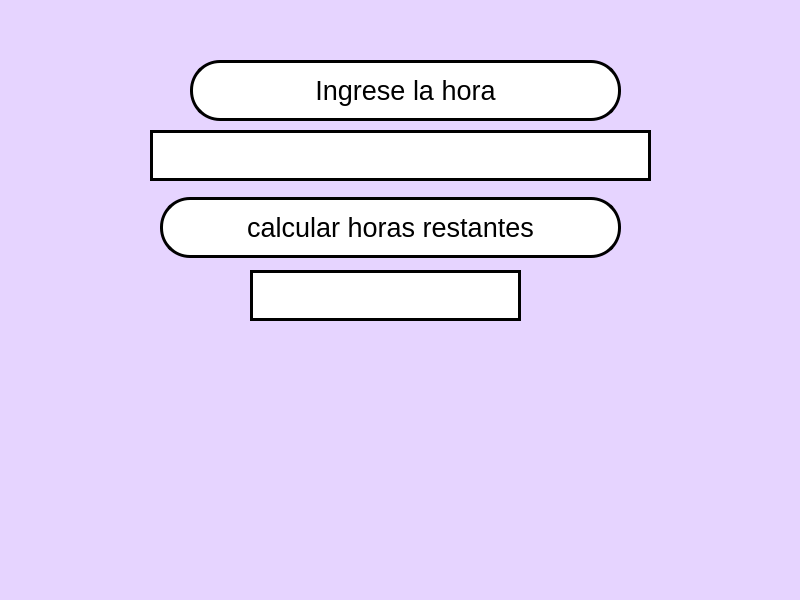
<?xml version="1.0" encoding="UTF-8"?>
<ui version="4.0">
 <class>MainWindow</class>
 <widget class="QMainWindow" name="MainWindow">
  <property name="geometry">
   <rect>
    <x>0</x>
    <y>0</y>
    <width>800</width>
    <height>600</height>
   </rect>
  </property>
  <property name="windowTitle">
   <string>MainWindow</string>
  </property>
  <property name="styleSheet">
   <string notr="true">background-color: rgb(230, 212, 255);</string>
  </property>
  <widget class="QWidget" name="centralwidget">
   <widget class="QLineEdit" name="txt_hora">
    <property name="geometry">
     <rect>
      <x>150</x>
      <y>130</y>
      <width>501</width>
      <height>51</height>
     </rect>
    </property>
    <property name="font">
     <font>
      <pointsize>18</pointsize>
     </font>
    </property>
    <property name="styleSheet">
     <string notr="true">background-color: rgb(255, 255, 255);
border-radius: 30px;
border: 3px solid black;</string>
    </property>
    <property name="alignment">
     <set>Qt::AlignCenter</set>
    </property>
   </widget>
   <widget class="QPushButton" name="btn_calcular">
    <property name="geometry">
     <rect>
      <x>160</x>
      <y>197</y>
      <width>461</width>
      <height>61</height>
     </rect>
    </property>
    <property name="font">
     <font>
      <pointsize>20</pointsize>
     </font>
    </property>
    <property name="styleSheet">
     <string notr="true">background-color: rgb(255, 255, 255);
border-radius: 30px;
border: 3px solid black;</string>
    </property>
    <property name="text">
     <string>calcular horas restantes</string>
    </property>
   </widget>
   <widget class="QLineEdit" name="txt_res">
    <property name="geometry">
     <rect>
      <x>250</x>
      <y>270</y>
      <width>271</width>
      <height>51</height>
     </rect>
    </property>
    <property name="font">
     <font>
      <pointsize>30</pointsize>
     </font>
    </property>
    <property name="styleSheet">
     <string notr="true">background-color: rgb(255, 255, 255);
border-radius: 30px;
border: 3px solid black;</string>
    </property>
    <property name="alignment">
     <set>Qt::AlignCenter</set>
    </property>
   </widget>
   <widget class="QLabel" name="label">
    <property name="geometry">
     <rect>
      <x>190</x>
      <y>60</y>
      <width>431</width>
      <height>61</height>
     </rect>
    </property>
    <property name="font">
     <font>
      <pointsize>20</pointsize>
     </font>
    </property>
    <property name="styleSheet">
     <string notr="true">background-color: rgb(255, 255, 255);
border-radius: 30px;
border: 3px solid black;</string>
    </property>
    <property name="text">
     <string>Ingrese la hora</string>
    </property>
    <property name="alignment">
     <set>Qt::AlignCenter</set>
    </property>
   </widget>
  </widget>
  <widget class="QMenuBar" name="menubar">
   <property name="geometry">
    <rect>
     <x>0</x>
     <y>0</y>
     <width>800</width>
     <height>26</height>
    </rect>
   </property>
  </widget>
  <widget class="QStatusBar" name="statusbar"/>
 </widget>
 <resources/>
 <connections/>
</ui>
